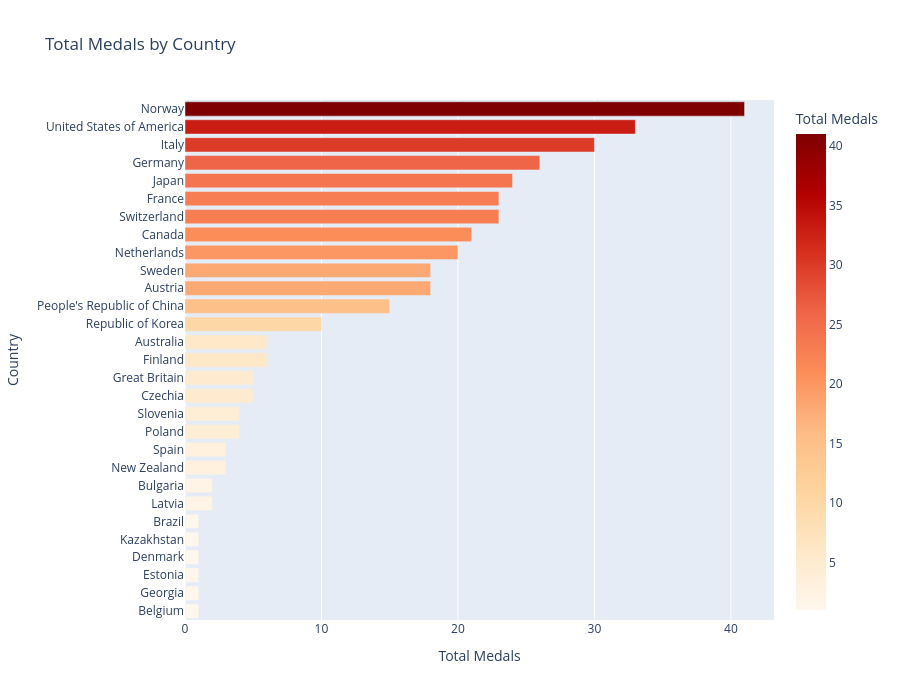

Here is the notebook cell this chart was saved with:
### Markdown cell above
To answer this question, we first examine the overall medal distribution across countries, then analyze which sports each country dominates using a heatmap. Finally, we calculate a specialization index to quantify how concentrated each country's medals are in a single sport, and test whether this concentration correlates with overall medal success.

### Code cell
# Sort countries by total medals for overview
top_countries = country_df.sort_values("Total", ascending=True)

# Horizontal bar chart: total medals by country
fig = px.bar(
    top_countries,
    x="Total",
    y="Country",
    orientation="h",
    title="Total Medals by Country",
    labels={"Total": "Total Medals", "Country": "Country"},
    color="Total",
    color_continuous_scale="OrRd"
)
fig.update_layout(height=700)
fig.show()

### Figure 1 — Plotly figure (JSON) as saved in the notebook; plotly's stock layout.template omitted (floating-point values rounded to 4 significant figures)
{"data": [{"hovertemplate": "Total Medals=%{marker.color}<br>Country=%{y}<extra></extra>", "legendgroup": "", "marker": {"color": [1, 1, 1, 1, 1, 1, 2, 2, 3, 3, 4, 4, 5, 5, 6, 6, 10, 15, 18, 18, 20, 21, 23, 23, 24, 26, 30, 33, 41], "coloraxis": "coloraxis", "pattern": {"shape": ""}}, "name": "", "orientation": "h", "showlegend": false, "textposition": "auto", "type": "bar", "x": [1, 1, 1, 1, 1, 1, 2, 2, 3, 3, 4, 4, 5, 5, 6, 6, 10, 15, 18, 18, 20, 21, 23, 23, 24, 26, 30, 33, 41], "xaxis": "x", "y": ["Belgium", "Georgia", "Estonia", "Denmark", "Kazakhstan", "Brazil", "Latvia", "Bulgaria", "New Zealand", "Spain", "Poland", "Slovenia", "Czechia", "Great Britain", "Finland", "Australia", "Republic of Korea", "People's Republic of China", "Austria", "Sweden", "Netherlands", "Canada", "Switzerland", "France", "Japan", "Germany", "Italy", "United States of America", "Norway"], "yaxis": "y"}], "layout": {"barmode": "relative", "coloraxis": {"colorbar": {"title": {"text": "Total Medals"}}, "colorscale": [[0, "rgb(255,247,236)"], [0.125, "rgb(254,232,200)"], [0.25, "rgb(253,212,158)"], [0.375, "rgb(253,187,132)"], [0.5, "rgb(252,141,89)"], [0.625, "rgb(239,101,72)"], [0.75, "rgb(215,48,31)"], [0.875, "rgb(179,0,0)"], [1, "rgb(127,0,0)"]]}, "height": 700, "legend": {"tracegroupgap": 0}, "title": {"text": "Total Medals by Country"}, "xaxis": {"anchor": "y", "domain": [0, 1], "title": {"text": "Total Medals"}}, "yaxis": {"anchor": "x", "domain": [0, 1], "title": {"text": "Country"}}}}
